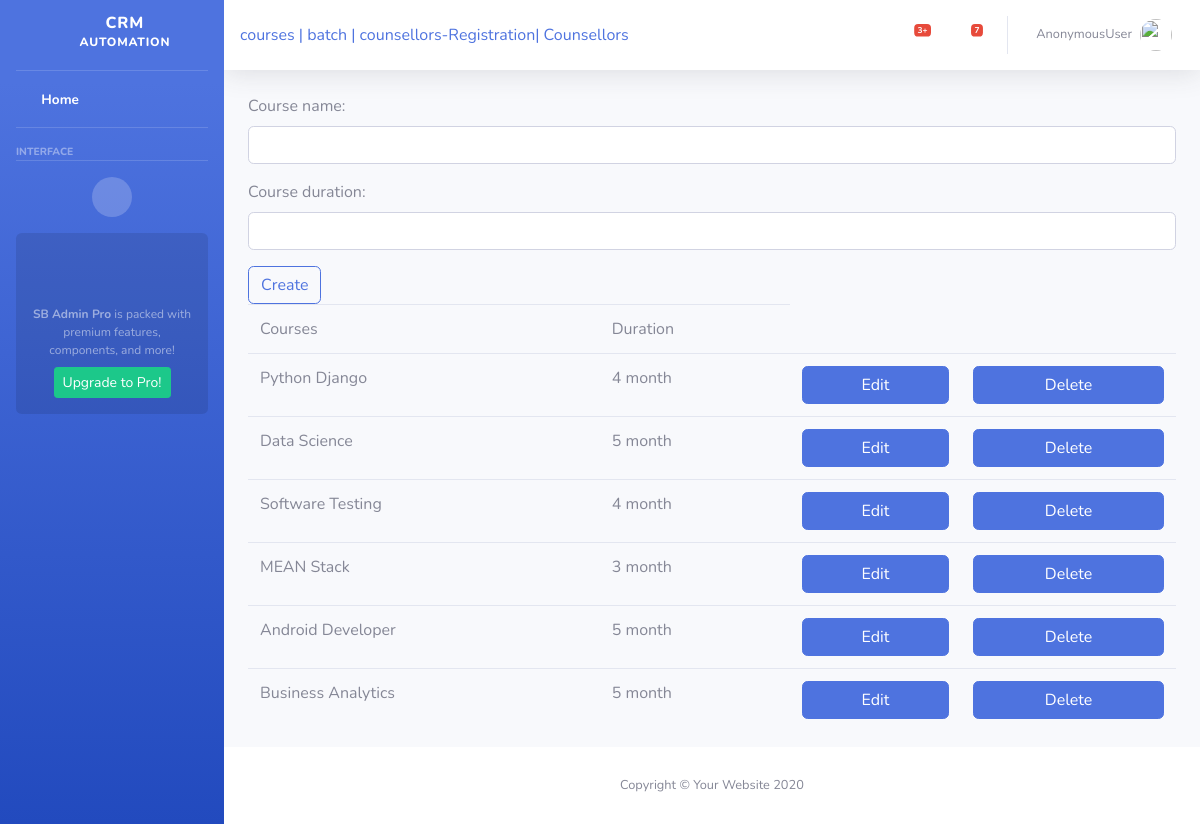
Page /crm/course on the earlier database version.
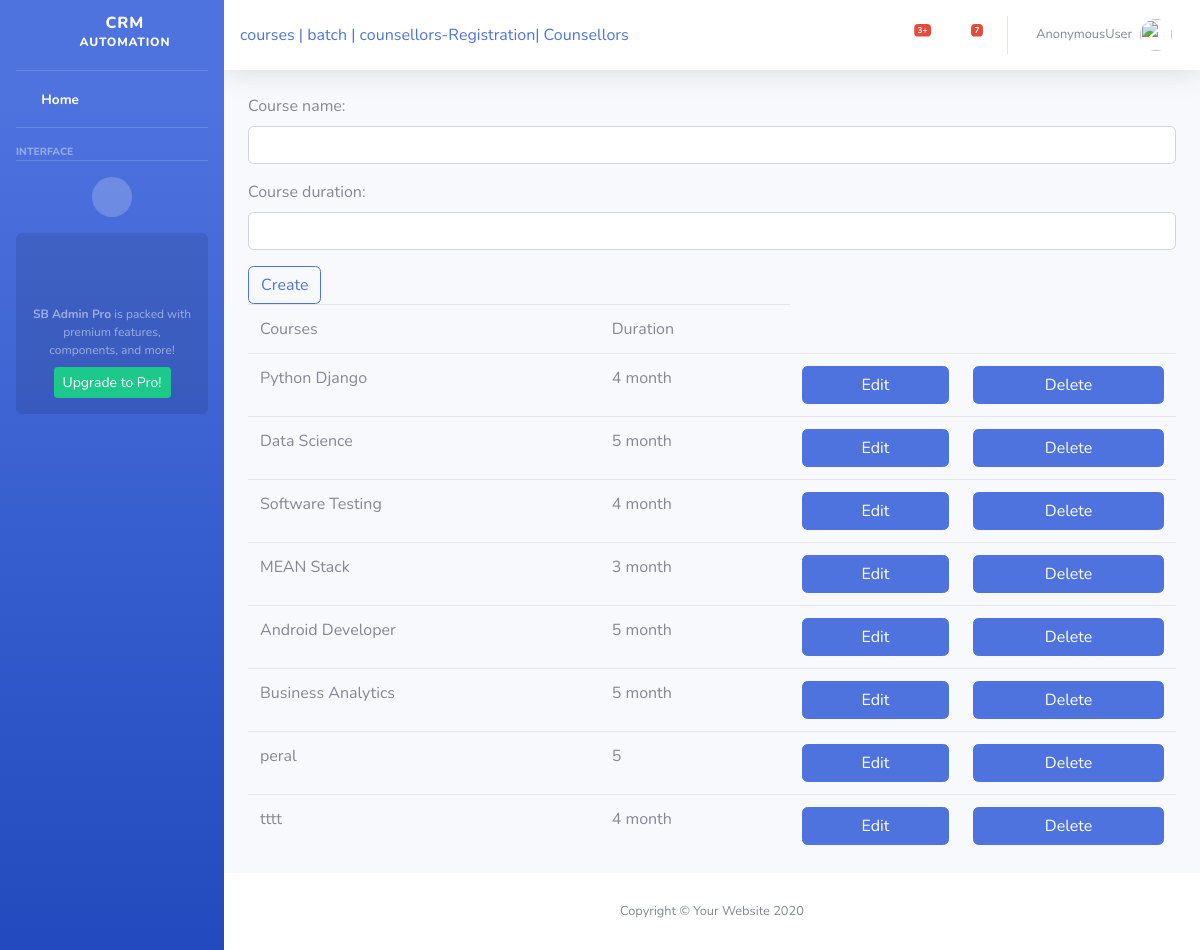
Same page on the later database version.
### crmapp/models.py (models this page shows, shortened)
class Course(models.Model):
    course_name = models.CharField(max_length=20, unique=True)
    course_duration = models.CharField(max_length=20)

### crmapp/views.py (the view, shortened to what this page needs)
# urls.py: path('course',Course_Registration.as_view(),name='course'),
class Course_Registration(TemplateView):
    model = Course
    form_class = CourseCreateForm
    template_name = 'crmapp/ch_course_reg.html'
    def get(self, request, *args, **kwargs):
        courses = Course.objects.all()
        self.context = {
            "form":self.form_class,
            "courses":courses
        }
        return render(request, self.template_name, self.context)

### crmapp/templates/crmapp/ch_course_reg.html (shortened to what this page needs)
{% extends 'crmapp/ch_base.html' %}
{% block body_block %}
<form method="post">
    {{ form.as_p }}
    <input type="submit" class="btn btn-outline-primary" value="Create">
</form>
<table class="table">
    <tr>
        <td>Courses</td>
        <td>Duration</td>
    </tr>
    {% for course in courses %}
    <tr>
        <td>{{ course.course_name }}</td>
        <td>{{ course.course_duration }}</td>
         <td><a href="{% url 'course_edit' course.id %}" class="btn btn-primary btn-block">Edit</a> </td>
        <td><a href="{% url 'course_delete' course.id %}"class="btn btn-primary btn-block">Delete</a> </td>
    </tr>
    {% endfor %}
</table>
{% endblock %}

Differences in the rows shown:
added Course: course_name "peral", course_duration "5"
added Course: course_name "tttt", course_duration "4 month"
